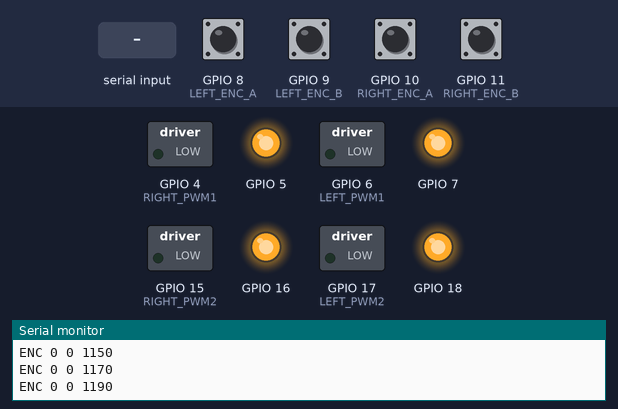
A sketch run on a simulated ESP32-S3. Parts: switched loads named in the sketch (green lamp = pin HIGH), output pins drawn as LEDs (lit = HIGH), the last lines printed to the serial monitor. Inputs (shaded band) come from the test bench; at power-on: GPIO 8 (LEFT_ENC_A), GPIO 9 (LEFT_ENC_B), GPIO 10 (RIGHT_ENC_A), GPIO 11 (RIGHT_ENC_B) HIGH.

Above: at 1.2 s.
1.3 s: "CMD 90 45\n" received over Serial
At 1.46 s:
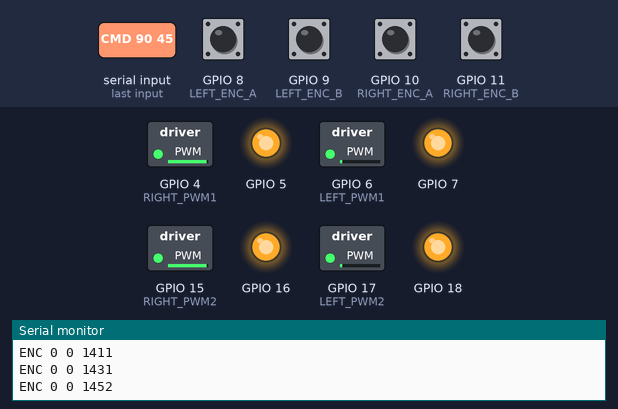
Timing chart, 0 to 4.3 s (numbered marks = the images above; inputs shaded):
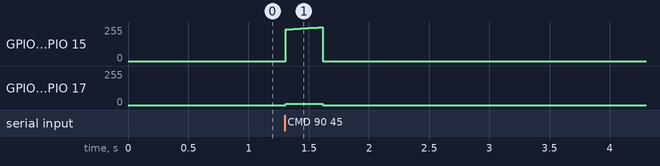

The sketch:

beetle_motor_controller.ino
```cpp
/*
 * Beetle ESP32-S3 motor controller.
 *
 * USB serial protocol, 115200 baud:
 *   Pi -> ESP32: CMD <linear_m_per_s> <angular_rad_per_s>\n
 *   ESP32 -> Pi: ENC <left_ticks> <right_ticks> <millis>\n
 * A command is valid for 300 ms.  On timeout both MDD20A channels are stopped.
 * GPIO 8/9 is the front-left encoder (left odometry); GPIO 10/11 is the
 * rear-right encoder (right odometry).  The other motors follow their side.
 */

#include <Arduino.h>

// Right MDD20A: rear on channel 1, front on channel 2.
constexpr int RIGHT_DIR1 = 5;
constexpr int RIGHT_DIR2 = 16;
constexpr int RIGHT_PWM1 = 4;
constexpr int RIGHT_PWM2 = 15;
// Left MDD20A: rear on channel 1, front on channel 2.
constexpr int LEFT_DIR1 = 7;
constexpr int LEFT_DIR2 = 18;
constexpr int LEFT_PWM1 = 6;
constexpr int LEFT_PWM2 = 17;

constexpr int LEFT_ENC_A = 8;   // FL white
constexpr int LEFT_ENC_B = 9;   // FL yellow
constexpr int RIGHT_ENC_A = 10; // RR white
constexpr int RIGHT_ENC_B = 11; // RR yellow

constexpr float WHEEL_DIAMETER_M = 0.106f;
constexpr float TRACK_WIDTH_M = 0.276f;
// Set this to the number of counts observed for exactly one wheel revolution.
// 5200 is used from the supplied encoder specification.  Do not multiply by 4
// again unless a one-revolution test proves that 5200 is only the base PPR.
constexpr float COUNTS_PER_WHEEL_REV = 5200.0f;
constexpr float METERS_PER_COUNT = PI * WHEEL_DIAMETER_M / COUNTS_PER_WHEEL_REV;

constexpr uint32_t PWM_FREQ_HZ = 20000;
constexpr uint8_t PWM_BITS = 10;
constexpr int PWM_MAX = (1 << PWM_BITS) - 1;
constexpr uint32_t CONTROL_PERIOD_MS = 20;
constexpr uint32_t COMMAND_TIMEOUT_MS = 300;

// Tune these with the wheels raised first, then on the floor at low speed.
constexpr float KP = 1100.0f;
constexpr float KI = 250.0f;
constexpr float KD = 0.0f;
constexpr float MAX_WHEEL_SPEED_MPS = 0.45f;

volatile int64_t left_ticks = 0;
volatile int64_t right_ticks = 0;
volatile uint8_t left_encoder_state = 0;
volatile uint8_t right_encoder_state = 0;

float command_linear = 0.0f;
float command_angular = 0.0f;
uint32_t last_command_ms = 0;
uint32_t last_control_ms = 0;
int64_t previous_left_ticks = 0;
int64_t previous_right_ticks = 0;

struct PID {
  float integral = 0.0f;
  float previous_error = 0.0f;
  float update(float target, float measured, float dt) {
    const float error = target - measured;
    integral = constrain(integral + error * dt, -1.0f, 1.0f);
    const float derivative = (error - previous_error) / dt;
    previous_error = error;
    return KP * error + KI * integral + KD * derivative;
  }
  void reset() { integral = 0.0f; previous_error = 0.0f; }
};
PID left_pid, right_pid;

// Valid quadrature transitions, indexed by old AB state then new AB state.
constexpr int8_t QUADRATURE_DELTA[16] = {0, -1, 1, 0, 1, 0, 0, -1,
                                          -1, 0, 0, 1, 0, 1, -1, 0};

void IRAM_ATTR leftEncoderISR() {
  const uint8_t state = (digitalRead(LEFT_ENC_A) << 1) | digitalRead(LEFT_ENC_B);
  left_ticks += QUADRATURE_DELTA[(left_encoder_state << 2) | state];
  left_encoder_state = state;
}

void IRAM_ATTR rightEncoderISR() {
  const uint8_t state = (digitalRead(RIGHT_ENC_A) << 1) | digitalRead(RIGHT_ENC_B);
  right_ticks += QUADRATURE_DELTA[(right_encoder_state << 2) | state];
  right_encoder_state = state;
}

void setSideMotor(bool left, int pwm) {
  pwm = constrain(pwm, -PWM_MAX, PWM_MAX);
  const bool forward = pwm >= 0;
  const int duty = abs(pwm);
  const int dir1 = left ? LEFT_DIR1 : RIGHT_DIR1;
  const int dir2 = left ? LEFT_DIR2 : RIGHT_DIR2;
  const int channel1 = left ? 2 : 0;
  const int channel2 = left ? 3 : 1;
  digitalWrite(dir1, forward ? HIGH : LOW);
  digitalWrite(dir2, forward ? HIGH : LOW);
  ledcWrite(channel1, duty);
  ledcWrite(channel2, duty);
}

void stopMotors() {
  setSideMotor(true, 0);
  setSideMotor(false, 0);
  left_pid.reset();
  right_pid.reset();
}

void readCommand() {
  static char line[80];
  static size_t used = 0;
  while (Serial.available()) {
    const char c = static_cast<char>(Serial.read());
    if (c == '\n' || c == '\r') {
      line[used] = '\0';
      float linear, angular;
      if (sscanf(line, "CMD %f %f", &linear, &angular) == 2) {
        command_linear = constrain(linear, -MAX_WHEEL_SPEED_MPS, MAX_WHEEL_SPEED_MPS);
        command_angular = constrain(angular, -3.0f, 3.0f);
        last_command_ms = millis();
      }
      used = 0;
    } else if (used < sizeof(line) - 1) {
      line[used++] = c;
    } else {
      used = 0;
    }
  }
}

void setup() {
  Serial.begin(115200);
  for (int pin : {RIGHT_DIR1, RIGHT_DIR2, LEFT_DIR1, LEFT_DIR2}) pinMode(pin, OUTPUT);
  ledcSetup(0, PWM_FREQ_HZ, PWM_BITS); ledcAttachPin(RIGHT_PWM1, 0);
  ledcSetup(1, PWM_FREQ_HZ, PWM_BITS); ledcAttachPin(RIGHT_PWM2, 1);
  ledcSetup(2, PWM_FREQ_HZ, PWM_BITS); ledcAttachPin(LEFT_PWM1, 2);
  ledcSetup(3, PWM_FREQ_HZ, PWM_BITS); ledcAttachPin(LEFT_PWM2, 3);
  pinMode(LEFT_ENC_A, INPUT_PULLUP); pinMode(LEFT_ENC_B, INPUT_PULLUP);
  pinMode(RIGHT_ENC_A, INPUT_PULLUP); pinMode(RIGHT_ENC_B, INPUT_PULLUP);
  left_encoder_state = (digitalRead(LEFT_ENC_A) << 1) | digitalRead(LEFT_ENC_B);
  right_encoder_state = (digitalRead(RIGHT_ENC_A) << 1) | digitalRead(RIGHT_ENC_B);
  attachInterrupt(digitalPinToInterrupt(LEFT_ENC_A), leftEncoderISR, CHANGE);
  attachInterrupt(digitalPinToInterrupt(LEFT_ENC_B), leftEncoderISR, CHANGE);
  attachInterrupt(digitalPinToInterrupt(RIGHT_ENC_A), rightEncoderISR, CHANGE);
  attachInterrupt(digitalPinToInterrupt(RIGHT_ENC_B), rightEncoderISR, CHANGE);
  stopMotors();
  last_command_ms = millis();
  last_control_ms = millis();
}

void loop() {
  readCommand();
  const uint32_t now = millis();
  if (now - last_control_ms < CONTROL_PERIOD_MS) return;
  const float dt = (now - last_control_ms) / 1000.0f;
  last_control_ms = now;

  noInterrupts();
  const int64_t left_now = left_ticks;
  const int64_t right_now = right_ticks;
  interrupts();
  const float left_measured = (left_now - previous_left_ticks) * METERS_PER_COUNT / dt;
  const float right_measured = (right_now - previous_right_ticks) * METERS_PER_COUNT / dt;
  previous_left_ticks = left_now;
  previous_right_ticks = right_now;

  if (now - last_command_ms > COMMAND_TIMEOUT_MS) {
    command_linear = command_angular = 0.0f;
    stopMotors();
  } else {
    const float left_target = command_linear - command_angular * TRACK_WIDTH_M * 0.5f;
    const float right_target = command_linear + command_angular * TRACK_WIDTH_M * 0.5f;
    setSideMotor(true, lroundf(left_pid.update(left_target, left_measured, dt)));
    setSideMotor(false, lroundf(right_pid.update(right_target, right_measured, dt)));
  }
  Serial.printf("ENC %lld %lld %lu\n", left_now, right_now, static_cast<unsigned long>(now));
}
```

Measured:
- after the input at 1.3 s, GPIO 4 (RIGHT_PWM1), GPIO 15 (RIGHT_PWM2): rises from 0/255 to 253/255 in 0.29 s, then falls to 0/255 in 0.02 s; GPIO 6 (LEFT_PWM1), GPIO 17 (LEFT_PWM2): 0/255 → 10/255 at once, → 0/255 0.31 s later
